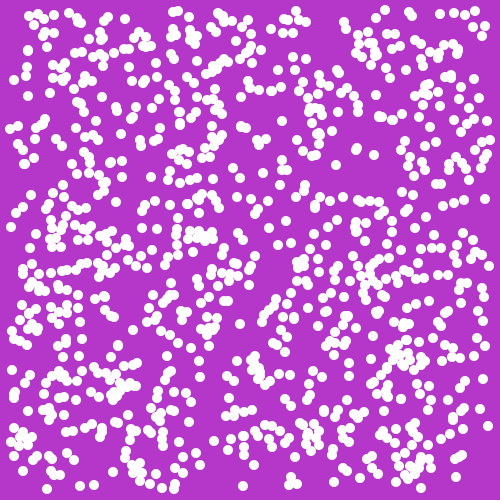
Frame 1 (no input)
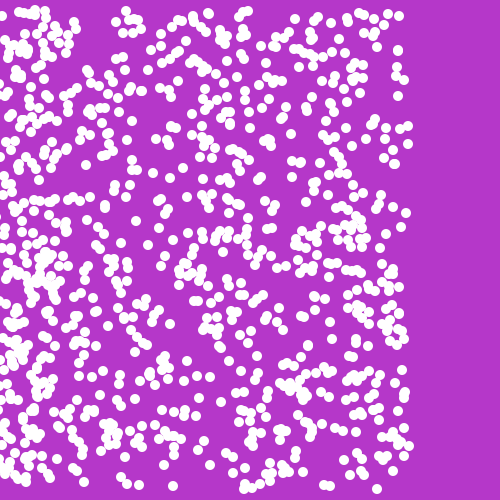
Frame 60 (the mouse pressed at the canvas centre just before this capture)
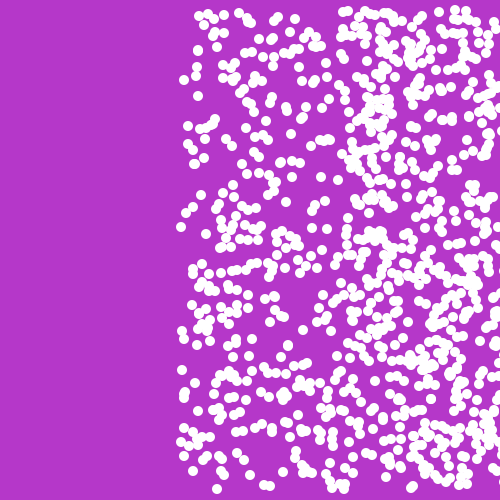
Frame 120 (the mouse held since frame 60 and released just before this capture)

The Processing sketch that drew these frames (run headless with seeded random() and noise(); from frame 60 on, the mouse is pressed at the canvas centre):

// Processing sketch: processing_33724
// ── processing_33724.pde

int numCircles = 1000;
float [] circleX = new float[numCircles];
float [] circleY = new float[numCircles];
float [] vel = new float[numCircles];
 
int [] rad = new int[numCircles];
 
void setup(){
  size(500,500);
  smooth();
  noStroke();
   
  for(int i=0; i< numCircles; i++){
    rad[i] = 10;
    circleX[i] = round(random(rad[i], width-rad[i]));
    circleY[i] = round(random(rad[i], height-rad[i]));
    vel[i] = (10);
  }
}
 
void draw(){
  background(181,55,201);
  fill(255);
  for(int j=0; j< numCircles; j++){
    ellipse(circleX[j], circleY[j],rad[j],rad[j]);
    
    circleX[j] = circleX[j] + vel[j];
    
    if(circleX[j] <= 0 || circleX[j] >= width){
      vel[j] = -vel[j];
  
  }
  }
  
}
